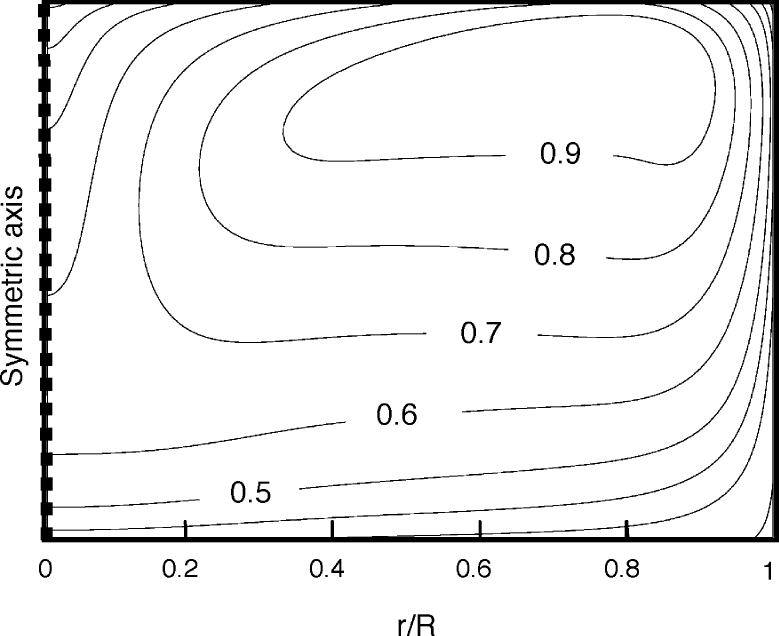
#> input picture docs/ophelie/reference/standard_data/fig7_fig8_literature/Doc204/reference/fig8_native.png, 2335 x 1907 px (shown at 1/3 size); its folder holds 2 pictures in this run
$ python digitize_figures.py
#> lines starting #> are read from the running program, lines starting #| are printed output that depends on the picture; after the words box and inside, x2 and y2 are one past the last pixel; in counts of white or black regions, pixels touching at a corner belong together
"""Reproduce the Fig.8 line extraction and Fig.7 manual direction annotations.

Input images are native 1-bit figure rasters extracted from the user-provided PDF.
No velocity magnitude or absolute temperature is recovered from these images.
Run from the deliverable root: python3 scripts/digitize_figures.py
Requires numpy, scipy, matplotlib, Pillow.
"""
from pathlib import Path
import csv, json, hashlib
import numpy as np
from PIL import Image
from scipy import ndimage as ndi
from scipy.interpolate import LinearNDInterpolator
import matplotlib
matplotlib.use('Agg')
import matplotlib.pyplot as plt

ROOT=Path(__file__).resolve().parents[1]
REF=ROOT/'reference'; QA=ROOT/'qa'
QA.mkdir(exist_ok=True)
CAL={
 'fig7':dict(x0=145,x1=2309,y_top=12,y_bottom=1606,width=2318,height=1882),
 'fig8':dict(x0=145,x1=2326,y_top=12,y_bottom=1618,width=2335,height=1907),
}
def writecsv(name,fields,rows):
    with (REF/name).open('w',newline='') as f:
        w=csv.DictWriter(f,fieldnames=fields);w.writeheader();w.writerows(rows)
def coord(x,y,c):
    return ((x-c['x0'])/(c['x1']-c['x0']),
            (c['y_bottom']-y)/(c['y_bottom']-c['y_top']))
def bg(ax,key):
    c=CAL[key];im=Image.open(REF/(key+'_native.png')).convert('L')
    ax.imshow(im,cmap='gray',vmin=0,vmax=255,
      extent=[-c['x0']/(c['x1']-c['x0']),
              (c['width']-c['x0'])/(c['x1']-c['x0']),
              (c['y_bottom']-c['height'])/(c['y_bottom']-c['y_top']),
              c['y_bottom']/(c['y_bottom']-c['y_top'])],aspect='auto')
    ax.set(xlim=(0,1),ylim=(0,1),xlabel='r/R',ylabel='z/H')

# Line components are manually assigned ONLY where the printed level is readable.
# Components touching the top frame are split by the explicit crop. Unlabelled
# outer curves are deliberately not assigned inferred temperatures.
a=np.array(Image.open(REF/'fig8_native.png').convert('L'))<128
#> a: shape (1907, 2335) bool; 5.7% white; 49 white regions, largest, box (x1, y1, x2, y2) and area: (114, 0, 2335, 1627) 210994, (847, 44, 2148, 497) 9942, (1253, 1843, 1304, 1907) 1433
a[:25]=False;a[1600:]=False;a[:,:160]=False;a[:,2310:]=False
#> after `a[:, 2310:] = False`:
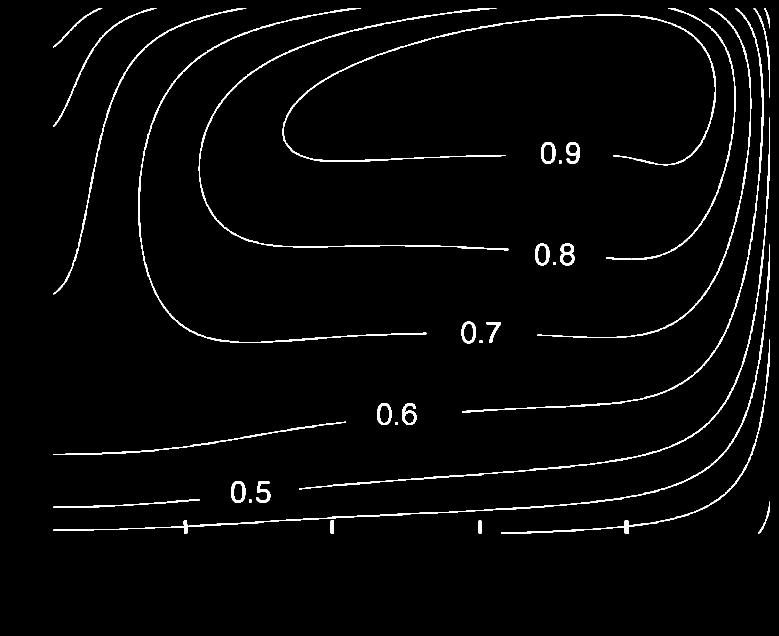
#> a: shape (1907, 2335) bool (shown at 1/3 size); 2% white; 34 white regions, largest, box (x1, y1, x2, y2) and area: (847, 44, 2148, 497) 9942, (160, 733, 2310, 1600) 9937, (898, 352, 2310, 1469) 7920
lab,n=ndi.label(a,np.ones((3,3)))
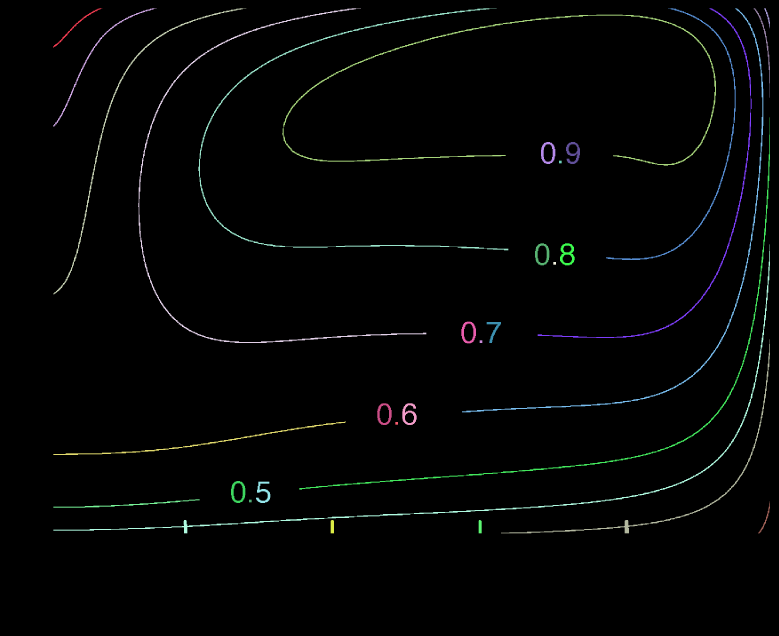
#> lab: shape (1907, 2335) int32 (shown at 1/3 size); 35 distinct labels, from 0 to 34; one colour per label, 0 black
#> n = 34
component_levels={11:.9,5:.8,6:.8,4:.7,7:.7,26:.6,8:.6,30:.5,12:.5}
expected_sizes={11:9942,5:7732,6:4190,4:7904,7:5397,26:3196,8:7066,30:1509,12:7920}
rows=[];c=CAL['fig8']
for component,level in component_levels.items():
    yy,xx=np.where(lab==component)
    assert len(xx)==expected_sizes[component], (component,len(xx))
    bins={}
    for x,y in zip(xx,yy):bins.setdefault((int(x)//5,int(y)//5),[]).append((x,y))
    for k,pts in sorted(bins.items()):
        x,y=np.mean(pts,axis=0);r,z=coord(x,y,c)
        rows.append(dict(component_id=component,r_over_R=r,z_over_H=z,
          T_over_Tmax=level,x_px=x,y_px=y,
          estimated_coordinate_error_r=0.005,estimated_coordinate_error_z=0.007,
          provenance='DIGITIZED_LABELLED_CONTOUR'))
#> after the loop, rows = 4928 items
writecsv('fig8_labelled_contour_points.csv',list(rows[0]),rows)

# Intersections use observed pixels, not the reconstructed field. Nearby columns
# may contain two branches of the same isotherm; preserve both.
crossings=[]
for cutaxis,cut in [('r_over_R',.5),('z_over_H',.5)]:
    for lev in [.5,.6,.7,.8,.9]:
        pts=np.array([[p['r_over_R'],p['z_over_H']] for p in rows if p['T_over_Tmax']==lev])
        axis=0 if cutaxis=='r_over_R' else 1
        sel=pts[np.abs(pts[:,axis]-cut)<.0035]
        if not len(sel):continue
        vals=np.sort(sel[:,1-axis]);groups=np.split(vals,np.where(np.diff(vals)>.025)[0]+1)
        for g in groups:
            v=float(np.median(g))
            crossings.append(dict(cut_axis=cutaxis,cut_value=cut,
              r_over_R=cut if axis==0 else v,z_over_H=v if axis==0 else cut,
              T_over_Tmax=lev,coordinate_uncertainty=.01,
              source='OBSERVED_CONTOUR_INTERSECTION'))
#> after the loop, crossings = 10 items
writecsv('fig8_midline_contour_intersections.csv',list(crossings[0]),crossings)

# Fig.7 manual readings: positions are representative locations on visible arrows;
# orientation is rounded to a 15-degree step, not a measured velocity value.
# Angle is measured in the DISPLAYED normalized (r/R,z/H) plane. This is not
# physical atan2(uz,ur); physical directions require R/H correction below.
samples=[
 (.45,.94,180,25),(.55,.90,165,25),(.27,.88,225,25),
 (.16,.75,250,20),(.075,.56,270,20),(.14,.39,285,25),
 (.22,.28,315,25),(.32,.39,0,20),(.43,.51,15,20),
 (.51,.65,15,20),(.54,.74,15,25),(.67,.73,45,25),
 (.77,.74,75,20),(.82,.57,90,20),(.82,.88,90,20),
 (.91,.95,345,30),(.96,.85,300,30),(.96,.73,270,25),
 (.90,.65,225,30),(.87,.80,105,30),
]
vectors=[]
for i,(r,z,ang,unc) in enumerate(samples,1):
    theta=np.deg2rad(ang);dr,dz=np.cos(theta),np.sin(theta)
    physical=np.array([.25*dr,.185*dz]);physical/=np.linalg.norm(physical)
    vectors.append(dict(sample_id=i,r_over_R=r,z_over_H=z,
      display_direction_dr=dr,display_direction_dz=dz,
      direction_ur_assuming_R025_H0185=float(physical[0]),
      direction_uz_assuming_R025_H0185=float(physical[1]),
      display_angle_deg=ang,estimated_angle_uncertainty_deg=unc,
      estimated_position_uncertainty=.025,
      speed_m_s='',source='MANUAL_APPROXIMATE_ARROW_ORIENTATION'))
writecsv('fig7_direction_samples.csv',list(vectors[0]),vectors)
features=[
 dict(feature='main_cell_center_search_region',r_min=.38,r_max=.58,z_min=.72,z_max=.88,
      type='APPROXIMATE_VISUAL_ROI_NOT_EXACT_STAGNATION_POINT'),
 dict(feature='peripheral_cell_center_search_region',r_min=.85,r_max=.97,z_min=.72,z_max=.93,
      type='APPROXIMATE_VISUAL_ROI_NOT_EXACT_STAGNATION_POINT'),
 dict(feature='upper_upwelling_band',r_min=.76,r_max=.86,z_min=.60,z_max=.95,
      type='APPROXIMATE_VISUAL_REGION'),
 dict(feature='axis_side_downflow',r_min=.00,r_max=.16,z_min=.30,z_max=.85,
      type='APPROXIMATE_VISUAL_REGION'),
 dict(feature='peripheral_downflow',r_min=.94,r_max=1.0,z_min=.60,z_max=.90,
      type='APPROXIMATE_VISUAL_REGION'),
]
writecsv('fig7_topology_regions.csv',list(features[0]),features)

# A PARTIAL reconstruction: only interpolates in the convex hull of observed
# contour coordinates. No fake boundary values, Tmax anchor, or kelvin conversion.
pts=np.array([[p['r_over_R'],p['z_over_H']] for p in rows]);vals=np.array([p['T_over_Tmax'] for p in rows])
#> after `pts = np.array([[p['r_over_R'], p['z_over_H']] for p in rows])`: pts = 4928 pairs, first value 0.00779 to 0.992, second value 0.0604 to 0.992
#> after `vals = np.array([p['T_over_Tmax'] for p in rows])`: vals = 4928 values, max 0.9 at index 0, min 0.5 at index 4092, mean 0.706
interp=LinearNDInterpolator(pts,vals,fill_value=np.nan)
rgrid=np.linspace(0,1,101);zgrid=np.linspace(0,1,101)
rr,zz=np.meshgrid(rgrid,zgrid);tt=np.asarray(interp(rr,zz))
#> after `tt = np.asarray(interp(rr, zz))`:
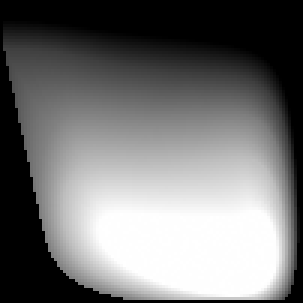
#> tt: shape (101, 101) float64 (shown 3 times larger); 25.16% of the values are NaN or infinite; the others: min 0.5, max 0.9, mean 0.743; drawn with min black, max white, NaN and infinite black
#> after `tt = np.asarray(interp(rr, zz))`:
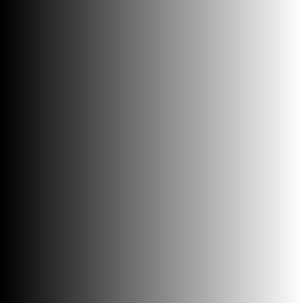
#> rr: shape (101, 101) float64 (shown 3 times larger); min 0, max 1, mean 0.5
grid=[]
for r,z,t in zip(rr.ravel(),zz.ravel(),tt.ravel()):
    # Regions inside the 0.9 isotherm are unconstrained ABOVE 0.9. Do not report
    # the piecewise linear plateau as a uniquely recovered hot-core temperature.
    hot=bool(np.isfinite(t) and t>=.899999)
    grid.append(dict(r_over_R=r,z_over_H=z,T_over_Tmax='' if not np.isfinite(t) else float(t),
      status='OUTSIDE_OBSERVATION_HULL' if not np.isfinite(t) else
             ('HOT_CORE_UNRESOLVED_ABOVE_0P9' if hot else 'INTERPOLATED_NOT_OBSERVED'),
      usable_for_absolute_F1=0))
#> this loop made 10201 passes
#> r on passes 1 to 3: 0, 0.01, 0.02
#> after the loop, grid = 10201 items
writecsv('fig8_partial_linear_reconstruction.csv',list(grid[0]),grid)

fig,ax=plt.subplots(figsize=(11,8));bg(ax,'fig8')
#> in bg, im is the input picture: PIL image 2335x1907 L; 94.3% white; 49 black regions, largest, box (x1, y1, x2, y2) and area: (114, 0, 2335, 1627) 210994, (847, 44, 2148, 497) 9942, (1253, 1843, 1304, 1907) 1433
for lev in [.5,.6,.7,.8,.9]:
    q=np.array([[p['r_over_R'],p['z_over_H']] for p in rows if p['T_over_Tmax']==lev])
    ax.scatter(q[:,0],q[:,1],s=2,label=f'T/Tmax={lev:.1f}')
ax.legend(loc='upper left',bbox_to_anchor=(1.01,1),fontsize=9);ax.set_title('Fig.8: extracted labelled contour pixels (no fitted curves)')
fig.tight_layout();fig.savefig(QA/'fig8_contour_overlay.png',dpi=170,bbox_inches='tight');plt.close(fig)

fig,ax=plt.subplots(figsize=(11,8));bg(ax,'fig7')
#> call 2 of bg, with key = 'fig7'
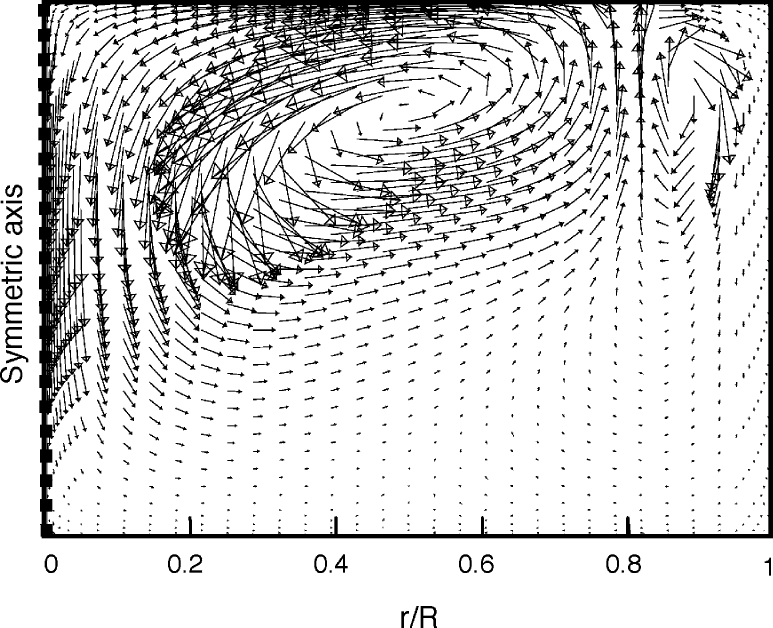
#> input picture docs/ophelie/reference/standard_data/fig7_fig8_literature/Doc204/reference/fig7_native.png, 2318 x 1882 px (shown at 1/3 size)
#> in bg, im is the input picture: PIL image 2318x1882 L; 85.6% white; 631 black regions (6 under 20 px), largest, box (x1, y1, x2, y2) and area: (114, 0, 2318, 1615) 479008, (248, 261, 331, 1181) 13046, (1977, 21, 2238, 261) 6370
ax.quiver([s[0] for s in samples],[s[1] for s in samples],
          [np.cos(np.deg2rad(s[2])) for s in samples],
          [np.sin(np.deg2rad(s[2])) for s in samples],
          color='#de3428',angles='xy',scale_units='xy',scale=18,width=.003)
for i,s in enumerate(samples,1):ax.text(s[0]+.006,s[1]+.008,str(i),fontsize=7,color='#c00000')
from matplotlib.patches import Rectangle
for f in features[:2]:
    ax.add_patch(Rectangle((f['r_min'],f['z_min']),f['r_max']-f['r_min'],f['z_max']-f['z_min'],
                          fill=False,color='#1369d4',linewidth=1.4))
ax.set_title('Fig.7: approximate arrow directions; boxes are center SEARCH regions')
fig.tight_layout();fig.savefig(QA/'fig7_direction_overlay.png',dpi=170);plt.close(fig)
#> after `fig.tight_layout()`:
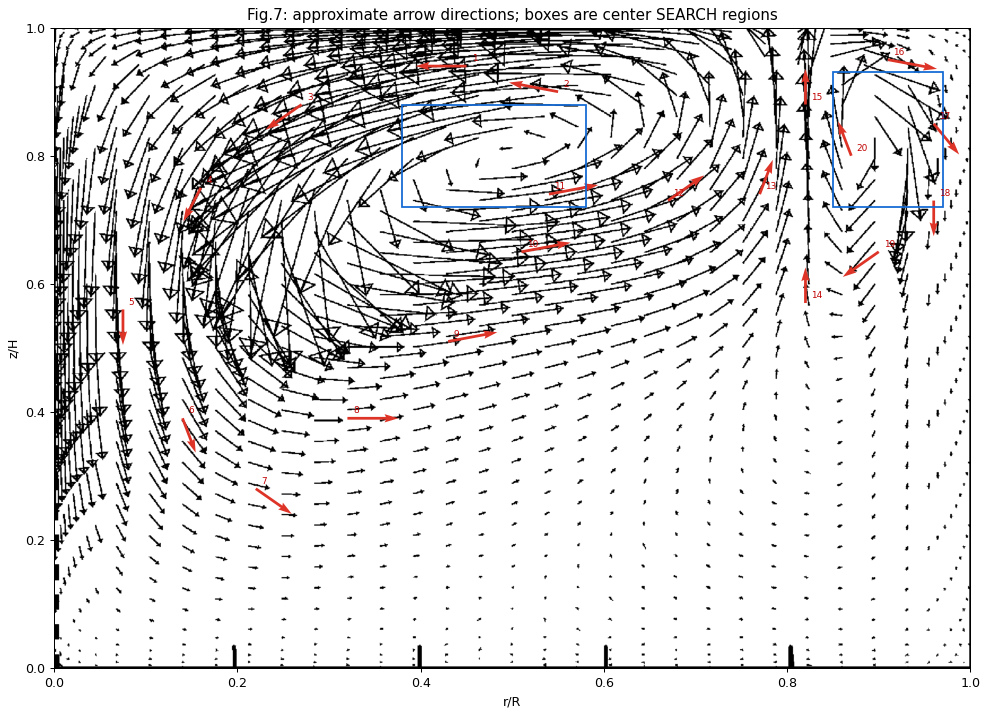
#> figure drawn by matplotlib, 1 panel

fig,ax=plt.subplots(figsize=(10,7));pm=ax.pcolormesh(rr,zz,np.ma.masked_invalid(tt),shading='auto',vmin=.5,vmax=.9)
fig.colorbar(pm,ax=ax,label='T/Tmax (linear interpolation of observed contours only)')
ax.set(xlabel='r/R',ylabel='z/H',title='PARTIAL reconstruction: blank exterior; hot core above 0.9 unresolved')
fig.tight_layout();fig.savefig(QA/'fig8_partial_reconstruction.png',dpi=150);plt.close(fig)
#> after `fig.tight_layout()`:
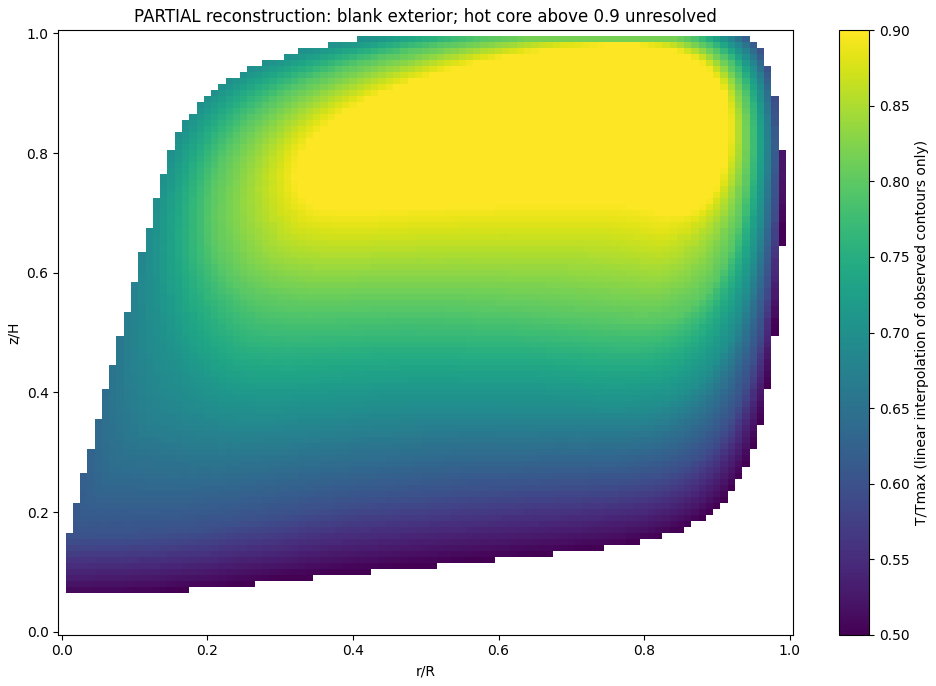
#> figure drawn by matplotlib, 2 panels

meta=dict(source_title='Numerical modelling of natural convection in molten glass heated by induction',
 source_pdf_sha256='6dddf36ebe7078dd9d5dcf90f852e99032fe1cdb1aa07df30606105bf519c92b',
 doi='10.1016/j.cep.2007.01.013',pdf_page_1based=5,printed_page=453,
 normalization='Tstar=T/Tmax; NOT (T-Tcold)/(Thot-Tcold)',
 absolute_Tmax_K=None,case_side_h_W_m2_K=None,case_match='PARTIAL_UNRESOLVED',
 R_m_assumed=.25,H_m_assumed=.185,geometry_provenance='R user-confirmed; H thesis supplement, not read from image',
 calibration=CAL,coordinate_origin='r=0 symmetry axis; z=0 bottom; full plot height assumed H',
 image_sha256={k:hashlib.sha256((REF/(k+'_native.png')).read_bytes()).hexdigest() for k in CAL},
 fig8=dict(status='DIGITIZED_LABELLED_CONTOURS',point_count=len(rows),
   levels=[.5,.6,.7,.8,.9],estimated_reading_error_r=.005,estimated_reading_error_z=.007,
   uncertainty_note='Conservative manual coordinate allowance, not statistical confidence interval. Level text read exactly; contour spacing does not bound interpolation error.',
   reconstruction_status='PARTIAL_INTERPOLATION_NOT_AUTHOR_DATA',absolute_F1_ready=False),
 fig7=dict(status='DIGITIZED_APPROXIMATE_DIRECTIONS_AND_REGIONS',direction_sample_count=len(vectors),
   velocity_magnitude_available=False,streamfunction_available=False,
   center_ROIs_are_not_exact_vortex_centers=True,
   orientation_note='Manual visual estimates rounded to 15 degrees in normalized plot coordinates; no arrow-length speed inference.'),
 limitations=['Do not generate exact velocity/streamfunction from Fig.7.',
 'Do not feed partial reconstruction directly to a Kelvin-only input.',
 'Do not use a reconstructed T field both to force the simulation and independently validate its temperature.',
 'No temperature or velocity accuracy claim outside observed image constraints.'])
#> meta = 18 items
(REF/'digitization_provenance.json').write_text(json.dumps(meta,indent=2,ensure_ascii=False)+'\n')
print(json.dumps({'contour_points':len(rows),'directions':len(vectors),'crossings':len(crossings),
 'grid_rows':len(grid),'finite_grid':int(np.isfinite(tt).sum())},indent=2))
#| {
#|   "contour_points": 4928,
#|   "directions": 20,
#|   "crossings": 10,
#|   "grid_rows": 10201,
#|   "finite_grid": 7634
#| }
